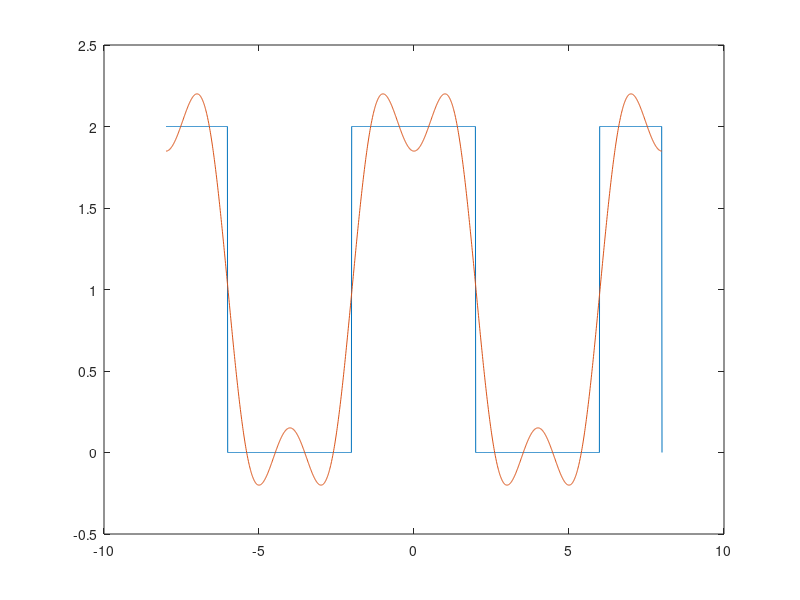

MATLAB code for this plot:
T = 8;
t=-T:0.01:T;
A=2;
Te = 0.01;
t=-T:Te:T;
x=zeros(size(t));
x(1:round(T/(4*Te)))=A;
x(round(T/(4*Te)):round((3*T)/(4*Te)))=0;
x(round((3*T)/(4*Te)):round((5*T)/(4*Te)))=A;
x(round((5*T)/(4*Te)):round((7*T)/(4*Te)))=0;
x(round((7*T)/(4*Te)):round((2*T)/Te))=A;
a0 = A/2;
xr = a0*ones(size(t));

nmax=3;
for n=1:nmax
    an=A*sinc(n/2);
    bn=0;
    xr = xr+an*cos(2*pi*n*t/T)+bn*sin(2*pi*n*t/T);
end
plot(t,x,t,xr)